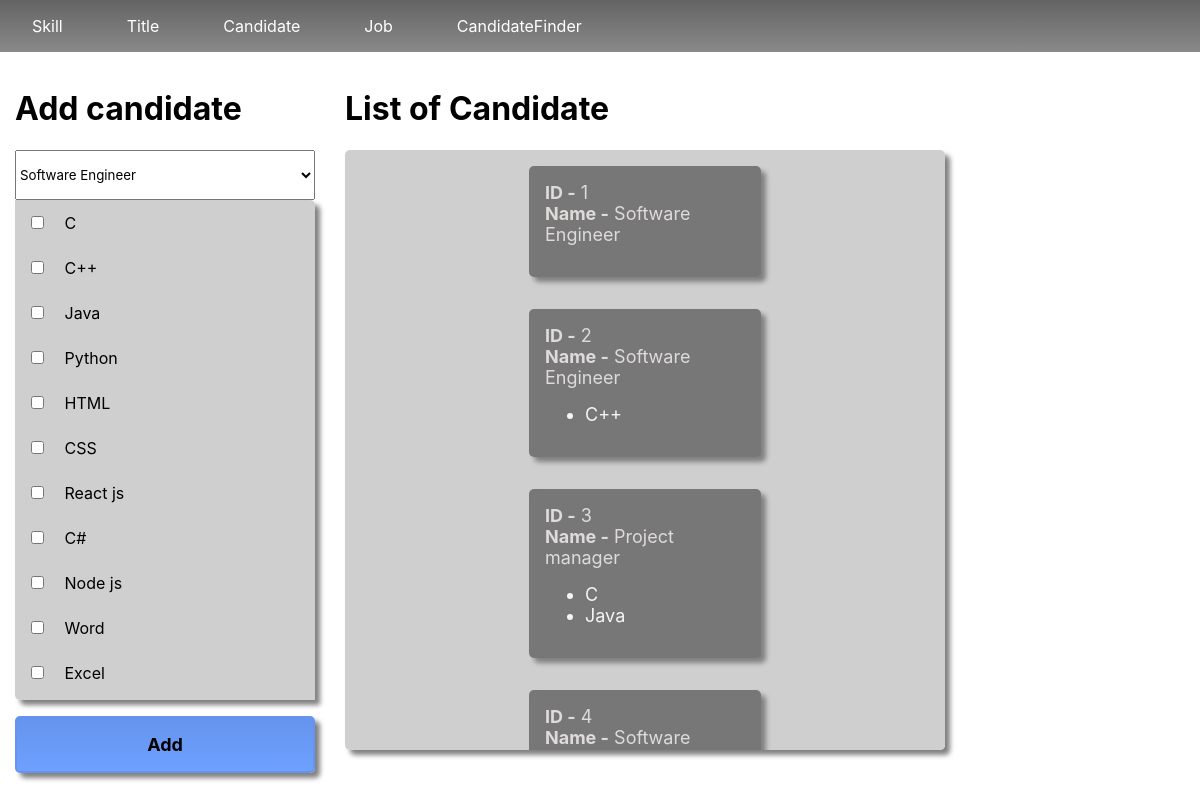
Screenshot of /Candidate with the database file from the repository.
### matcher/models.py (models this page shows, shortened)
class Skill(models.Model):
    name = models.CharField(max_length=200,unique=True)

class Candidate(models.Model):
    title = models.ForeignKey(Title , on_delete=models.CASCADE)
    skill = models.ManyToManyField(Skill)

class Title(models.Model):
    name = models.CharField(max_length=200,unique=True)

### matcher/views.py (the view)
# urls.py: path('Candidate', views.Candidates , name = "Candidate"),
def Candidates(request):
    try:
        title = request.POST['title']
        name = request.POST.getlist('name')
        candidate = Candidate(title = Title.objects.get(id = title))
        candidate.save()
        for i in name:
            candidate.skill.add(Skill.objects.get(id = int(i)))
        print(candidate.skill.all())
    except Exception as e:
        err = e
    candidates = Candidate.objects.all()
    skills = Skill.objects.all()
    titles = Title.objects.all()
    return render(request , 'candidate/candidate.html' , {'candidates': candidates, 'skills': skills, 'titles' : titles})

### matcher/templates/candidate/candidate.html (shortened to what this page needs)
{% extends 'home/home.html' %}
{% block body %}
    {% load static %}
    <link rel="stylesheet" href="{% static 'matcher/form.css' %}">
    <div class="container">
        <div class="form">
            <form  action="{% url 'app:Candidate' %}" method="post">
                <div>
                    <h1>Add candidate</h1>
                    <select name="title">
                        {% for title in titles %}
                            <option value={{title.id}}>{{title.name}}</option>
                        {% endfor %}
                    </select>
                    <div class="skills">
                        {% for skill in skills %}
                            <input type="checkbox" id="name" name="name" value={{skill.id}}>
                            <label for="name"> {{skill.name}}</label><br>
                        {% endfor %}
                    </div>
                  <button type="submit">Add</button>
                </div>
            </form>
        </div>
        <div>
        <h1>List of Candidate</h1>
        <div class="box-data">
            {% for candidate in candidates %}
            <div class="data">
                <p><strong>ID -</strong> {{candidate.id}}</p>
                <p><strong>Name -</strong>  {{candidate.title.name}} </p>
                <ul> {% for skill in candidate.skill.all %}
                        <li> {{skill.name}}</li>
                    {% endfor %}
            </div>
            {% endfor %}
        </div>
    </div>
</div>
{% endblock body %}

### matcher/templates/home/home.html
{% load static %}
<link rel="stylesheet" href="{% static 'matcher/nav.css' %}">
    <div class="navigation">
        <ul>
            <li><a href="{% url 'app:Skill' %}">Skill</a></li>
            <li><a href="{% url 'app:Title' %}">Title</a></li>
            <li><a href="{% url 'app:Candidate' %}">Candidate</a></li>
            <li><a href="{% url 'app:Job' %}">Job</a></li>
            <li><a href="{% url 'app:CandidateFinder' %}">CandidateFinder</a></li>
        </ul>
    </div>
    {% block body %}
    {% endblock body %}

### matcher/static/matcher/nav.css (style rules this page uses)
* { font-family: -apple-system, BlinkMacSystemFont, 'Segoe UI', Roboto, Oxygen, Ubuntu, Cantarell, 'Open Sans', 'Helvetica Neue', sans-serif; }
.navigation { background: linear-gradient(rgb(100, 100, 100), rgb(137, 137, 138)); min-width: 100%; }
.navigation a { text-decoration: none; color: white; }
.navigation ul { display: flex; list-style: none; padding: 0; margin: 0 0 1rem; }
.navigation ul li { margin: 0 1rem; padding: 1rem; font-family: -apple-system, BlinkMacSystemFont, 'Segoe UI', Roboto, Oxygen, Ubuntu, Cantarell, 'Open Sans', 'Helvetica Neue', sans-serif; }

### matcher/static/matcher/form.css (style rules this page uses)
.form { max-width: 300px; }
.form input { border: none; padding: 1rem; margin: 1rem; border-bottom: 2px solid rgb(100, 148, 237); }
.form button { background: linear-gradient(rgb(100, 148, 237), rgb(110 160 255)); border: 2px solid rgb(100, 148, 237); width: 100%; padding: 1rem; color: rgb(0, 0, 0); font-size: 18px; font-weight: bold; border-radius: 5px; margin: 1rem 0; box-shadow: 5px 5px 5px grey; }
.box-data { max-height: 600px; width: 600px; display: flex; flex-direction: column; align-items: center; overflow: auto; background-color: rgb(207, 207, 207); box-shadow: 5px 5px 5px grey; border-radius: 5px; }
.container select { min-width: 300px; max-width: 300px; min-height: 50px; max-height: 50px; display: inline-block; cursor: pointer; overflow-y: auto; }
.skills { width: 300px; overflow-y: auto; max-height: 500px; background-color: rgb(207, 207, 207); box-shadow: 5px 5px 5px grey; border-radius: 0 5px; }
.container { width: 80%; display:flex; justify-content: space-around; }
.container p { margin: 0; color: rgb(223, 219, 219); font-size: 18px; user-select:none; }
.container li { color: rgb(245, 245, 245); font-size: 18px; user-select:none; }
.container div, .container label, .container input { user-select:none; }
.data { min-width: 200px; max-width: 200px; padding: 1rem; margin: 1rem; border-radius: 5px; background-color: rgb(119, 119, 119); box-shadow: 5px 5px 5px grey; }

### rows the page displays
Skill: name "C"
Skill: name "C++"
Skill: name "Java"
Skill: name "Python"
Skill: name "HTML"
Skill: name "CSS"
Skill: name "React js"
Skill: name "C#"
Skill: name "Node js"
Skill: name "Word"
Skill: name "Excel"
Candidate: id "1", title.name "Software Engineer"
Candidate: id "2", title.name "Software Engineer"
Candidate: id "3", title.name "Project manager"
Candidate: id "4", title.name "Software…"

### other values shown
form field title "Software Engineer"
